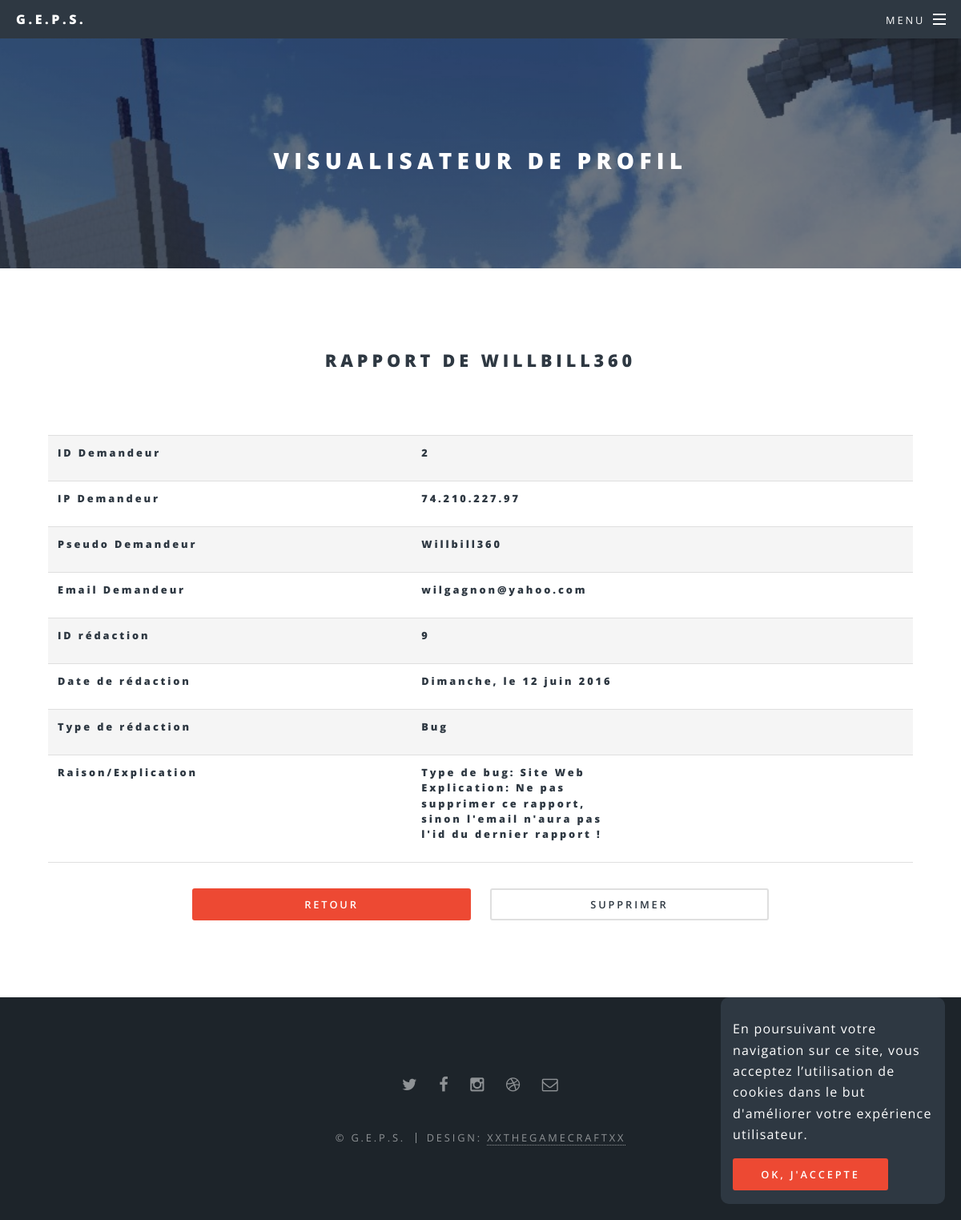
/rapport-viewer?id=9 (signed in), run on the app's committed database.
### tables this page shows
CREATE TABLE IF NOT EXISTS `rapport` (
  `id` int(11) NOT NULL AUTO_INCREMENT,
  `ip` varchar(255) NOT NULL,
  `id_sender` int(11) NOT NULL,
  `pseudo_sender` varchar(255) NOT NULL,
  `mail_sender` varchar(255) NOT NULL,
  `thedate` varchar(255) NOT NULL,
  `type` varchar(255) NOT NULL,
  `message` text NOT NULL,
  PRIMARY KEY (`id`)
);

### rapport-viewer.php (the view, shortened to what this page needs)
<!DOCTYPE HTML>
<?php
include_once('config.php');
if($isLocal == true) {
	$bdd = new PDO('mysql:host=127.0.0.1;dbname=espace_membre', 'root', '');
} else {
	$bdd = new PDO('mysql:host=mysql.hostinger.fr;dbname=u924407628_mbre', 'u924407628_geps', '0Otfk4rNnz');
}
if(isset($_GET['id']) AND $_GET['id'] > 0) {
   $getid = intval($_GET['id']);
   $requser = $bdd->prepare('SELECT * FROM rapport WHERE id = ?');
   $requser->execute(array($getid));
   $rapportinfo = $requser->fetch();
?>
<?php
	if(isset($_SESSION['grade']) AND $_SESSION['grade'] == 1) {
?>
<html>
	<head>
		<link rel="stylesheet" href="assets/css/main.css" />
	</head>
	<body>
			<div id="page-wrapper">
					<header id="header">
						<h1><a href="index">G.E.P.S.</a></h1>
						<nav id="nav">
							<ul>
								<li class="special">
									<a href="#menu" class="menuToggle"><span>Menu</span></a>
								</li>
							</ul>
						</nav>
					</header>
					<article id="main">
						<header>
							<h2>Visualisateur de profil</h2>
						</header>
						<section class="wrapper style5">
							<div align="center" class="inner">
								<h2>Rapport de <?php echo $rapportinfo['pseudo_sender']; ?></h2>
								<br>
								<br>
								<table class="table-wrapper">
									<tbody>
										<tr>
											<td><h5 style="text-transform:none;">ID Demandeur</h5></td>
											<td><h5 style="text-transform:none;"><?php echo $rapportinfo['id_sender']; ?></h5></td>
										</tr>
										<tr>
											<td><h5 style="text-transform:none;">IP Demandeur</h5></td>
											<td><h5 style="text-transform:none;"><?php echo $rapportinfo['ip']; ?></h5></td>
										</tr>
										<tr>
											<td><h5 style="text-transform:none;">Pseudo Demandeur</h5></td>
											<td><h5 style="text-transform:none;"><?php echo $rapportinfo['pseudo_sender']; ?></h5></td>
										</tr>
										<tr>
											<td><h5 style="text-transform:none;">Email Demandeur</h5></td>
											<td><h5 style="text-transform:none;"><?php echo $rapportinfo['mail_sender']; ?></h5></td>
										</tr>
										<tr>
											<td><h5 style="text-transform:none;">ID rédaction</h5></td>
											<td><h5 style="text-transform:none;"><?php echo $rapportinfo['id']; ?></h5></td>
										</tr>
										<tr>
											<td><h5 style="text-transform:none;">Date de rédaction</h5></td>
											<td><h5 style="text-transform:none;"><?php echo $rapportinfo['thedate']; ?></h5></td>
										</tr>
										<tr>
											<td><h5 style="text-transform:none;">Type de rédaction</h5></td>
											<td><h5 style="text-transform:none;"><?php echo $rapportinfo['type']; ?></h5></td>
										</tr>
										<tr>
											<?php if($rapportinfo['type'] != 'Screenshot') { ?>
												<td><h5 style="text-transform:none;">Raison/Explication</h5></td>
												<?php $mess = chunk_split($rapportinfo['message'], 75, "\n\r"); ?>
												<td><h5 style="width:250px;text-transform:none;"><?php echo $mess; ?></h5></td>
											<?php } else { ?>
												<td><h5 style="text-transform:none;">Le screenshot</h5></td>
												<td><img src="<?php echo $rapportinfo['message']; ?>" /><td>
											<?php } ?>
										</tr>
									</tbody>
								</table>
								<form method="POST" action="">
									<div style="margin-top:20px;" class="8u 12u$(medium)">
										<ul class="actions fit">
											<li><a href="rapport-browser" class="button fit special">Retour</a></li>
											<li><input type="submit" class="button fit" name="sup" value="Supprimer"/></li>
										</ul>
									</div>
								</form>
							</div>
						</section>
					</article>
					<footer id="footer">
						<ul class="icons">
							<li><a href="#" class="icon fa-twitter"><span class="label">Twitter</span></a></li>
							<li><a href="#" class="icon fa-facebook"><span class="label">Facebook</span></a></li>
							<li><a href="#" class="icon fa-instagram"><span class="label">Instagram</span></a></li>
							<li><a href="#" class="icon fa-dribbble"><span class="label">Dribbble</span></a></li>
							<li><a href="#" class="icon fa-envelope-o"><span class="label">Email</span></a></li>
						</ul>
						<ul class="copyright">
							<li>&copy; G.E.P.S.</li><li>Design: <a href="http://xxthegamecraft.xyz">XxTheGamecraftxX</a></li>
						</ul>
					</footer>
			</div>
	</body>
</html>
<?php
	} else {
		header("Location: connexion");
	}
?>
<?php
}
?>

### data on the page
rapport: pseudo_sender "WILLBILL360", id_sender "2", ip "74.210.227.97", pseudo_sender "Willbill360", mail_sender "wilgagnon@yahoo.com", id "9", thedate "Dimanche, le 12 juin 2016", type "Bug", message "Type de bug: Site Web Explication: Ne pas supprimer ce rapport, sinon l'email n'aura pas l'id du dernier rapport !"
